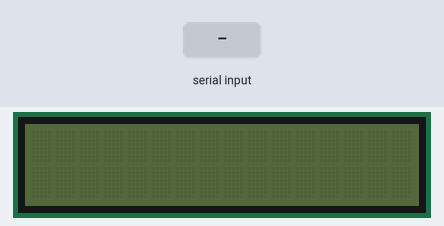
The sketch below on a simulated Arduino Uno, built with avr-gcc and run on an emulated ATmega328P. On the bench: 16×2 character LCD. The inputs (shaded band) are chosen by the test bench. What the sketch prints to the serial monitor is not drawn.

Above: at 0.8 s.
0.9 s: "90,45,200\n" received over Serial
3.4 s: "30,150,10\n" received over Serial
5.9 s: "90,45\n" received over Serial
At 9.1 s:
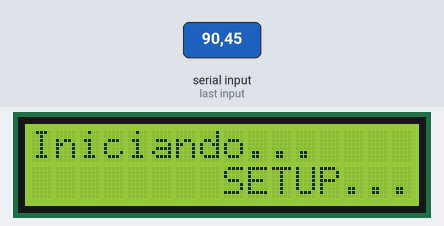
At 11.6 s:
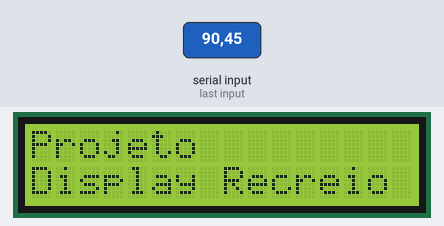
Timing chart, 0 to 13.1 s (numbered marks = the images above; inputs shaded):
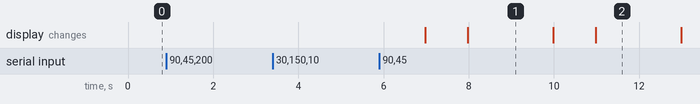

The sketch:

sketch_display_recreio.ino
```cpp
#include <LiquidCrystal.h>

// initialize the library by associating any needed LCD interface pin
// with the Arduino pin number it is connected to
const int rs = 3, en = 4, d4 = A2, d5 = A3, d6 = A4, d7 = A5;
LiquidCrystal lcd(rs, en, d4, d5, d6, d7);

byte quadrado_vazio[8] = {
    B11111,
    B10001,
    B10001,
    B10001,
    B10001,
    B10001,
    B10001,
    B11111,
};

byte quadrado_preenchido[8] = {
    B11111,
    B11111,
    B11111,
    B11111,
    B11111,
    B11111,
    B11111,
    B11111,
};

String tempoPrim;
String tempoRec;
String tempoSeg;

// CODE THAT RUNS ONCE
void setup() {
    // set up start communications
    Serial.begin(9600);

    Serial.println("initializing setup...");
    Serial.println("digite o tempo(em segundos) que vai durar o primeiro horário:");

    while (true) {
        tempoPrim = Serial.readString();
        if (tempoPrim.length() > 0) {
            break;
        }
    }

    Serial.println("digite o tempo(em segundos) que vai durar o recreio:");

    while (true) {
        tempoRec = Serial.readString();
        if (tempoRec.length() > 0) {
            break;
        }
    }

    Serial.println("digite o tempo (em segundos) ate o final da aula:");

    while (true) {
        tempoSeg = Serial.readString();
        if (tempoSeg.length() > 0) {
            break;
        }
    }

    // ## Display LCD
    // set up the LCD's number of columns and rows:
    lcd.begin(16, 2);
    // Create 02 custom chars to write to display in the LCD
    lcd.createChar(0, quadrado_vazio);
    lcd.createChar(1, quadrado_preenchido);
    lcd.write(byte(0));
    lcd.write(byte(1));
    // Clear the display of the LCD.
    lcd.clear();
    // Display Message Initializing on Display LCD
    lcd.setCursor(0, 0);
    lcd.print("Iniciando...");
    delay(1000);
    lcd.setCursor(8, 1);
    lcd.print("SETUP...");
    delay(2000);
    lcd.clear();

    Serial.println("Projeto Sala Inteligente: Display do Recreio");

    // Print a message to the LCD.
    Serial.println("Projeto");
    lcd.setCursor(0, 0);
    lcd.print("Projeto");
    delay(1000);
    Serial.println("Display Recreio");
    lcd.setCursor(0, 1);
    lcd.print("Display Recreio");
    delay(2000);
    lcd.clear();

    Serial.println("Carregando... ");

    // Iteração do display LCD inicial movendo as letras em um FOR LOOP
    for (int i = 0; i <= 15; i++) {
        lcd.setCursor(0, 0);
        lcd.print("Carregando...");
        lcd.setCursor(i, 1);
        lcd.print("*");
        delay(200);
        lcd.clear();
    }

    Serial.println("## SETUP COMPLETO ##");
}

void montaTelaHello(int tempo2) {
    Serial.println("called montaTelaHello()");
    lcd.clear();
    lcd.setCursor(2, 0);
    lcd.print("Hora do...");
    delay(2000);
    lcd.setCursor(2, 0);
    lcd.print("Recreio! :)");
    lcd.setCursor(0, 1);

    for (int i = 0; i < 16; i++) {
        lcd.write(byte(0));
    }

    for (int i = 0; i < 16; i++) {
        lcd.setCursor(i, 1);
        lcd.write(byte(1));
        delay(tempo2 * 1000 / 16); // Dividir o tempo total pelo número de quadrados para preencher
    }
}

void montaTelaBlank(int tempo3) {
    Serial.println("called montaTelaBlank()");
    lcd.clear();

    delay(tempo3 * 1000);

}

void loop() {
    int tempo1 = tempoPrim.toInt();
    int tempo2 = tempoRec.toInt();
    int tempo3 = tempoSeg.toInt();
    delay(tempo1 * 1000);

    montaTelaHello(tempo2);
    montaTelaBlank(tempo3);
    lcd.setCursor(0,0);
    lcd.print("A Aula Acabou!");
    delay(3000);
    lcd.clear();
}
```

Measured:
- after the input at 0.9 s, every drawn part: stays the same
- after the input at 3.4 s, every drawn part: stays the same
- after the input at 5.9 s, the display: first changes after 1.1 s (image 1 shows a later state)
- what the display in image 1 shows lasts 2.0 s, from 8.0 s to 10.0 s
